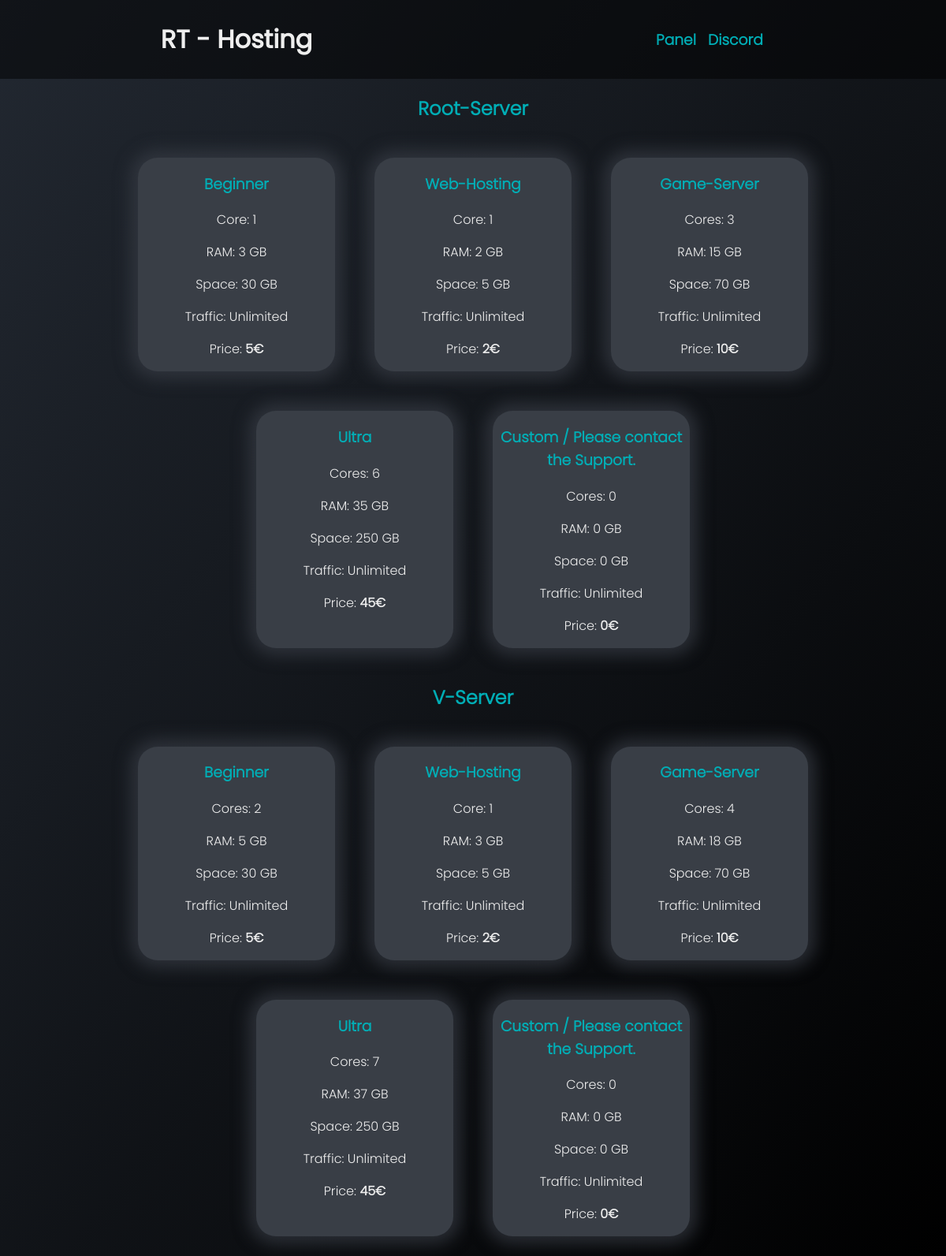
The page / on the database its author committed.
### tables this page shows
CREATE TABLE IF NOT EXISTS `prices` (
  `id` bigint(20) NOT NULL AUTO_INCREMENT,
  `root` tinyint(1) NOT NULL COMMENT 'kvm | 1 = true | 0 = false | Renaming without changing the backend will result in fatal errors',
  `pack` varchar(5000) NOT NULL COMMENT 'Name of the Pack',
  `cores` int(11) NOT NULL,
  `ram` int(11) NOT NULL,
  `storage` int(11) NOT NULL,
  `traffic` varchar(500) NOT NULL,
  `price` bigint(20) NOT NULL,
  PRIMARY KEY (`id`)
);

### index.php (the view, shortened to what this page needs)
<?php
$servername = "db-node-01.toxic1835.xyz";
$username = "rth";
$password = "KJ72yQn(m8_6)Zar";
$dbname = "rth";
try {
    $conn = new mysqli($servername, $username, $password, $dbname);
} catch (Exception $e) {
    die("<p><span style='color: #ff0000;'>Error: " . $e->getMessage() . "</span></p>");
}
?>
<!DOCTYPE html>
<html>
<head>
    <link rel="stylesheet" href="/add/main.css">
</head>
<body>
    <div class="header">
        <div class="hl">
            <h1>RT - Hosting</h1>
        </div>
        <div class="hr">
            <h3><a href="panel">Panel</a></h3>
            <h3><a href="https://discord.com/invite/J6CR7tjXhY" target="_blank">Discord</a></h3>
        </div>
    </div>
    <div class="main">
        <?php
            $sql = "SELECT * FROM `prices` WHERE `root`=1";
            $result = $conn->query($sql);
            if ($result->num_rows > 0) {
                echo "<h2>Root-Server</h2>";
                echo "<div class=\"packs\">";
                    $counter = 1;
                        foreach ($result as $row) {
                            echo "<div class='pack'>";
                            echo "<h3>".$row['pack']."</h3>";
                            if ($row['cores'] == 1) {
                                echo "<p>Core: 1</p>";
                            } else {
                                echo "<p>Cores: ".$row['cores']."</p>";
                            }
                            echo "<p>RAM: ".$row['ram']." GB</p>";
                            echo "<p>Space: ".$row['storage']." GB</p>";
                            echo "<p>Traffic: ".$row['traffic']."</p>";
                            echo "<p>Price: <span class=\"bold\">".$row['price']."€</span></p>";
                            echo "</div>";
                            if ($counter % 3 == 0) {
                                echo "</div>";
                                echo "<div class='packs'>";
                            }
                            $counter++;
                        }
                echo "</div>";
            } else {
                echo 'No prices were found! [ROOT]';
            }
            $sql = "SELECT * FROM `prices` WHERE `root`=0";
            $result = $conn->query($sql);
            if ($result->num_rows > 0) {
                echo "<h2>V-Server</h2>";
                echo "<div class=\"packs\">";
                    $counter = 1;
                        foreach ($result as $row) {
                            echo "<div class='pack'>";
                            echo "<h3>".$row['pack']."</h3>";
                            if ($row['cores'] == 1) {
                                echo "<p>Core: 1</p>";
                            } else {
                                echo "<p>Cores: ".$row['cores']."</p>";
                            }
                            echo "<p>RAM: ".$row['ram']." GB</p>";
                            echo "<p>Space: ".$row['storage']." GB</p>";
                            echo "<p>Traffic: ".$row['traffic']."</p>";
                            echo "<p>Price: <span class=\"bold\">".$row['price']."€</span></p>";
                            echo "</div>";
                            if ($counter % 3 == 0) {
                                echo "</div>";
                                echo "<div class='packs'>";
                            }
                            $counter++;
                        }
                echo "</div>";
            } else {
                echo 'No prices were found! [VIRTUAL]';
            }
        ?>
    </div>
</body>
</html>

### add/main.css (style rules this page uses)
* { font-family: "Pop-L"; color: #EEEEEE }
body { margin: 0; background-color: #222831; background: linear-gradient(to bottom right, #222831, #000000); background-repeat: no-repeat; background-attachment: fixed; }
a { text-decoration: none; color:#00ADB5; transition: all 0.2s ease-in-out; }
.bold { font-weight: 900; }
.header { background-color: rgba(0, 0, 0, 0.5); height: 100px; display: flex; justify-content: space-between; }
.hl { width: 100%; display: flex; justify-content: center; align-items: center; }
.hr { width: 100%; display: flex; justify-content: center; align-items: center; gap: 15px; }
.main { text-align: center; }
.packs { display: flex; justify-content: center; }
.pack { background-color: #393E46; height: auto; width: 250px; margin: 25px; border-radius: 25px; box-shadow: 0 0 20px 10px #393E46aa; transition: all 0.45s ease-in-out; }
h3 { color: #00ADB5; }
h2 { color: #00ADB5; }
h1 { font-family: "Pop-R"; font-weight: 900; }

### rows shown on the page
prices: pack "Beginner", cores "Core: 1", ram "3", storage "30", traffic "Unlimited", price "5"
prices: pack "Web-Hosting", cores "Core: 1", ram "2", storage "5", traffic "Unlimited", price "2"
prices: pack "Game-Server", cores "3", ram "15", storage "70", traffic "Unlimited", price "10"
prices: pack "Ultra", cores "6", ram "35", storage "250", traffic "Unlimited", price "45"
prices: pack "Custom / Please contact the Support.", cores "0", ram "0", storage "0", traffic "Unlimited", price "0"
prices: pack "Beginner", cores "2", ram "5", storage "30", traffic "Unlimited", price "5"
prices: pack "Web-Hosting", cores "Core: 1", ram "3", storage "5", traffic "Unlimited", price "2"
prices: pack "Game-Server", cores "4", ram "18", storage "70", traffic "Unlimited", price "10"
prices: pack "Ultra", cores "7", ram "37", storage "250", traffic "Unlimited", price "45"
prices: pack "Custom / Please contact the Support.", cores "0", ram "0", storage "0", traffic "Unlimited", price "0"
